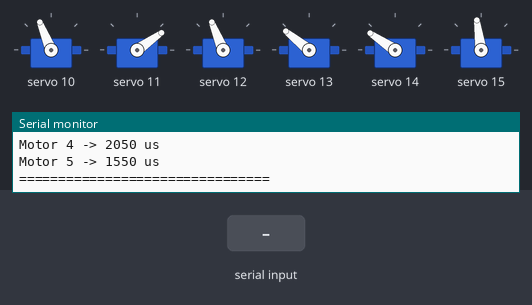
Bench run of a sketch on a simulated ESP32. On the bench: 6 × servo, the last lines printed to the serial monitor. The test bench sets the inputs (shaded band).

Above: at 1.7 s.
1.8 s: "90,45\n" received over Serial
At 4.3 s:
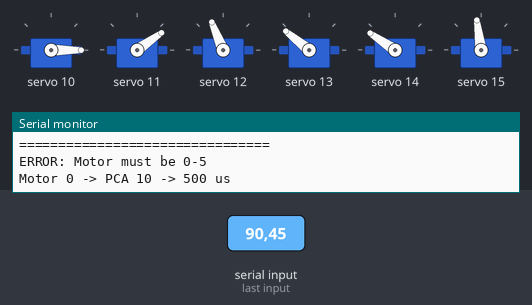
4.8 s: "5\n" received over Serial
At 6.8 s:
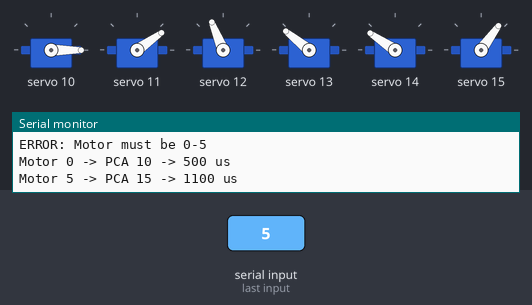
7.3 s: "1,90\n" received over Serial
At 7.9 s:
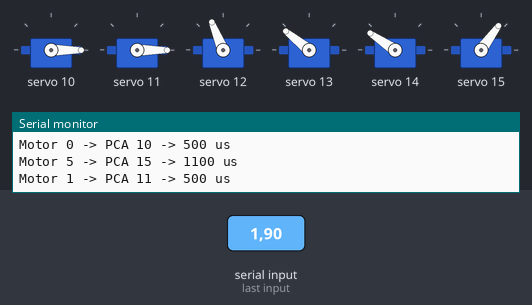
Timing chart, 0 to 10.3 s (numbered marks = the images above; inputs shaded):
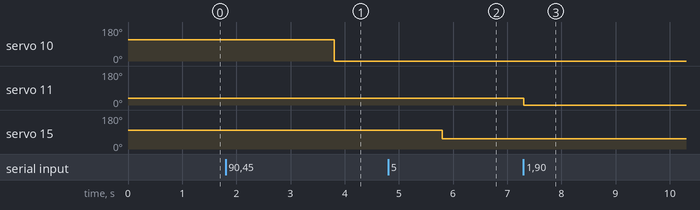

Measured:
- after the input at 1.8 s, servo 10: 112° → 0° after 2.0 s
- after the input at 4.8 s, servo 15: 98° → 54° after 1.0 s
- after the input at 7.3 s, servo 11: 35° → 0° at once

The sketch:

esp32_slider.ino
```cpp
#include <Wire.h>
#include <Adafruit_PWMServoDriver.h>

Adafruit_PWMServoDriver pwm = Adafruit_PWMServoDriver(0x40);

// Motor number -> PCA9685 channel
int motorChannel[6] = {
  10,  // Motor 0
  11,  // Motor 1
  12,  // Motor 2
  13,  // Motor 3
  14,  // Motor 4
  15   // Motor 5
};

// Minimum pulse width for each motor
int minPulse[6] = {
  500,   // Motor 0
  500,   // Motor 1
  500,   // Motor 2
  500,   // Motor 3
  500,   // Motor 4
  1100   // Motor 5
};

// Maximum pulse width for each motor
int maxPulse[6] = {
  2900,  // Motor 0
  2700,  // Motor 1
  2900,  // Motor 2
  2900,  // Motor 3
  2900,  // Motor 4
  1600   // Motor 5
};

// Initial positions
int initialPulse[6] = {
  1700,  // Motor 0
  900,   // Motor 1
  1700,  // Motor 2
  2000,  // Motor 3
  2050,  // Motor 4
  1550   // Motor 5
};

void setup() {

  Serial.begin(115200);

  // ESP32 I2C pins
  Wire.begin(21, 22);

  // Start PCA9685
  pwm.begin();
  pwm.setPWMFreq(50);

  delay(500);

  Serial.println("================================");
  Serial.println("6 Motor Controller Ready");
  Serial.println("================================");

  // Set all motors to their initial positions
  for (int motor = 0; motor < 6; motor++) {

    pwm.writeMicroseconds(
      motorChannel[motor],
      initialPulse[motor]
    );

    Serial.print("Motor ");
    Serial.print(motor);
    Serial.print(" -> ");
    Serial.print(initialPulse[motor]);
    Serial.println(" us");
  }

  Serial.println("================================");
}

void loop() {

  if (Serial.available() > 0) {

    // Expected format:
    // motor pulseWidth
    //
    // Example:
    // 0 1700

    int motor = Serial.parseInt();
    int pulseWidth = Serial.parseInt();

    // Check motor number
    if (motor < 0 || motor > 5) {
      Serial.println("ERROR: Motor must be 0-5");
      return;
    }

    // Keep pulse width within that motor's allowed range
    pulseWidth = constrain(
      pulseWidth,
      minPulse[motor],
      maxPulse[motor]
    );

    // Send PWM command
    pwm.writeMicroseconds(
      motorChannel[motor],
      pulseWidth
    );

    // Confirmation
    Serial.print("Motor ");
    Serial.print(motor);
    Serial.print(" -> PCA ");
    Serial.print(motorChannel[motor]);
    Serial.print(" -> ");
    Serial.print(pulseWidth);
    Serial.println(" us");

    // Clear leftover serial characters
    while (Serial.available() > 0) {
      Serial.read();
    }
  }
}
```
